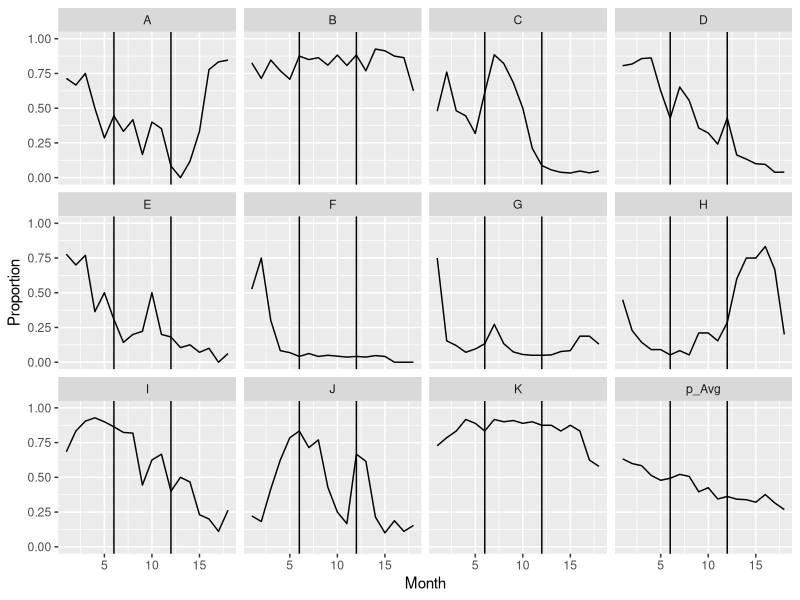
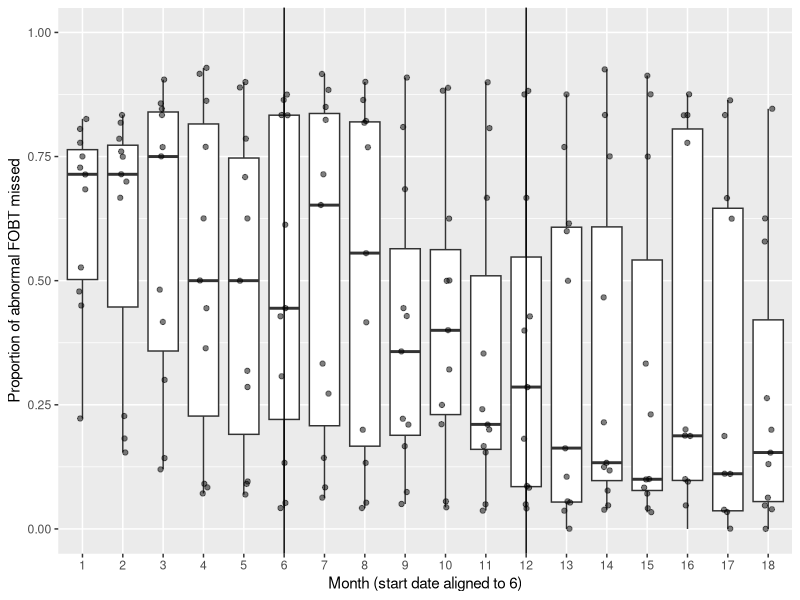
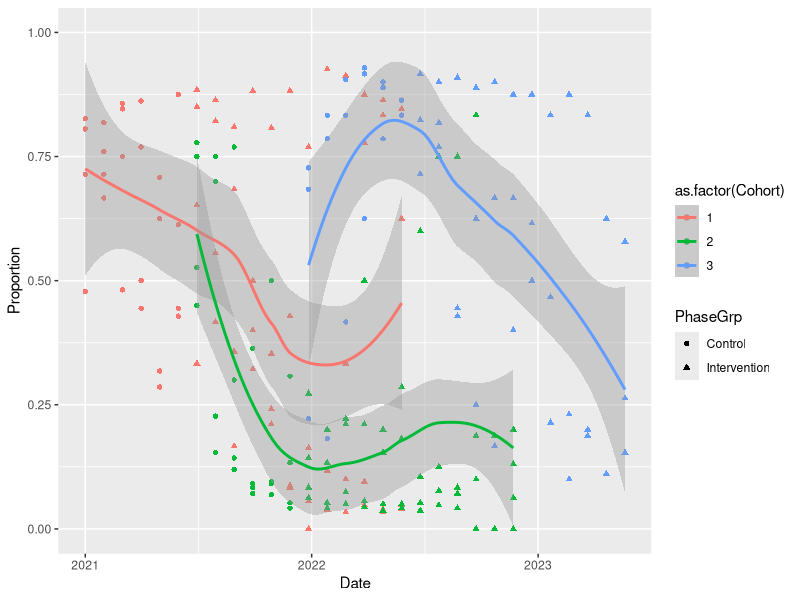
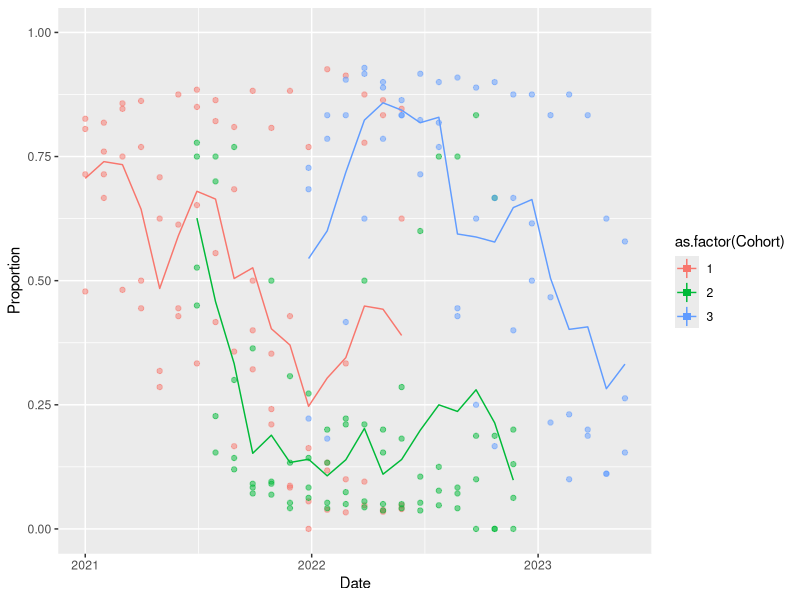

Write the R code that produced these figures, in order.
## ---- chunk 1
library(ggplot2)
library(tidyr)
library(dplyr)
library(knitr)
library(here)
## ---- chunk 2
x_to_proportion <- function(x) { 
  0.5 + atan(x) / pi
  # max slope = 1/pi = 0.32, at x=0.
  # going up by 1 makes proportion go about 0.5 to 0.75
  # x up by 0.03 makes p go to 0.51
}

proportion_to_x <- function(proportion) { 
  tan(pi * (proportion - 0.5))
}

next_proportion <- function(current_proportion) {  # returns simple numeric
  current_x <- proportion_to_x(current_proportion)
  new_x <- current_x + rnorm(1) - 0.1  # decrease a little each month
  x_to_proportion(new_x)
}

extend_by_one <- function(proportion_vec) {  # returns numeric vector
  val_to_add <- next_proportion(tail(proportion_vec, n=1))
  c(proportion_vec, val_to_add)
}

generate_run <- function(n) {  # returns numeric vector of length n
  my_run <- c(next_proportion(0.6))  # starting value
  for (i in 2:n) {
    my_run <- extend_by_one(my_run)
  }
  my_run
}

generate_etrigger_data <- function(number_sites, months_per_site) {  # returns data frame
  result <- generate_run(months_per_site)
  site_labels <- rep(LETTERS[1], months_per_site)
  timepoints <- 1:months_per_site
  for (i in 2:number_sites) {
    result <- c(result, generate_run(months_per_site))
    site_labels <- c(site_labels, rep(LETTERS[i], months_per_site))
    timepoints <- c(timepoints, 1:months_per_site)
  }
  data.frame(Proportion_raw = result, Site = site_labels, Month = timepoints)
}
## ---- chunk 3
n_sites <- 11
last_prework_month <- 6
n_action <- 6
n_sustain <- 6
last_action_month <- last_prework_month + n_action
months_per_site <- last_action_month + n_sustain
project_kickoff <- as.Date('2021-01-01')

set.seed(123423)

X_continuous <- generate_etrigger_data(n_sites, months_per_site)

## ---- chunk 4
expected_n = data.frame(
  Site = LETTERS[1: n_sites],
  expected = runif(n_sites, 9, 30)  # Sites usually 9 to 30 abnormal tests per mo.
)

rpois_vec <- Vectorize(rpois, 'lambda')

inner_join(X_continuous, expected_n, by='Site') %>%
  mutate(
    Denominator = rpois_vec(1, expected),
    Numerator = round(Denominator * Proportion_raw),
    Proportion = Numerator / Denominator,
    Phase = case_when(
      Month <= 3 ~ 'baseline',
      Month <= last_prework_month ~ 'prework',
      Month <= last_action_month ~ 'action',
      TRUE ~ 'sustain'
    ),
    Cohort = case_when(
      Site %in% c('A', 'B', 'C', 'D') ~ 1,
      Site %in% c('E', 'F', 'G', 'H') ~ 2,
      TRUE ~ 3,
    ),
    Date = n_action * 30 * (Cohort - 1) + (Month - 1) * 30 + project_kickoff,
    PhaseGrp = case_when(
      Phase %in% c('baseline', 'prework') ~ 'Control',
      TRUE ~ 'Intervention'
    )
  ) %>%
  select(Cohort, Site, Month, Phase, Numerator, Denominator, Proportion, Date, PhaseGrp) -> X
## ---- chunk 5
X %>%
  group_by(Month) %>%
  summarise(Proportion = mean(Proportion)) %>%
  mutate(Site='p_Avg') ->
  averaged
site_data_with_average <- bind_rows(X, averaged)
## ---- chunk 6
  ggplot(site_data_with_average, aes(Month, Proportion)) +
    geom_line() +
    geom_vline(xintercept = last_prework_month) +
    geom_vline(xintercept = last_action_month) +
    ylim(0,1) +
    facet_wrap(vars(Site))
## ---- chunk 7
head(X, 18+5) %>% kable()

output_filename <- 'fake_data.csv'
write.csv(X, file=here(output_filename), row.names = FALSE)
Xrows = dim(X)[1]
Xcols = dim(X)[2]
## ---- chunk 8
site_data_with_average %>%
  filter(Site != 'p_Avg') %>%
  ggplot(aes(as.factor(Month), Proportion)) +
    geom_boxplot() +
    geom_jitter(width = 0.1, alpha = 0.5) +
    geom_vline(xintercept = last_prework_month) +
    geom_vline(xintercept = last_action_month) +
    ylim(0,1) +
    labs(y="Proportion of abnormal FOBT missed", x='Month (start date aligned to 6)')
## ---- chunk 9
ggplot(X, aes(Date, Proportion, colour = as.factor(Cohort))) +
  geom_point(aes(shape = PhaseGrp)) +
  geom_smooth() +
  ylim(0,1)
## ---- chunk 10
ggplot(X, aes(Date, Proportion, colour = as.factor(Cohort))) +
  geom_point(alpha = 0.5) +
  stat_summary(fun.data = "mean_sdl", fun.args = list(mult = 1), shape = 'square') +
  stat_summary(fun = mean, geom='line') +
  ylim(0,1)
